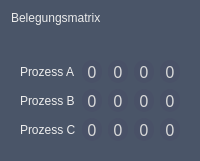
      <widget class="QGroupBox" name="groupBox">
       <property name="styleSheet">
        <string notr="true">boder: none;
background-color: rgb(74, 85, 104);
border-radius: 10px;</string>
       </property>
       <layout class="QVBoxLayout" name="verticalLayout_3">
        <item>
         <widget class="QLabel" name="Occupation_headline_label">
          <property name="styleSheet">
           <string notr="true">background-color: none;
color: rgb(235, 235, 235);
font: 18pt &quot;Futura Hv BT&quot;;
border-radius: 10px;</string>
          </property>
          <property name="text">
           <string>Belegungsmatrix</string>
          </property>
         </widget>
        </item>
        <item>
         <widget class="QFrame" name="occupation_frame">
          <property name="styleSheet">
           <string notr="true">background-color: none;</string>
          </property>
          <layout class="QGridLayout" name="gridLayout">
           <item row="1" column="0">
            <widget class="QLabel" name="Occupation_Process_A_Label">
             <property name="styleSheet">
              <string notr="true">background-color: none;
color: rgb(237, 237, 237);
font: 12pt &quot;Futura Bk BT&quot;;</string>
             </property>
             <property name="text">
              <string>Prozess A</string>
             </property>
            </widget>
           </item>
           <item row="2" column="0">
            <widget class="QLabel" name="Occupation_Process_B_Label">
             <property name="styleSheet">
              <string notr="true">background-color: none;
color: rgb(237, 237, 237);
font: 12pt &quot;Futura Bk BT&quot;;</string>
             </property>
             <property name="text">
              <string>Prozess B</string>
             </property>
            </widget>
           </item>
           <item row="0" column="2">
            <widget class="QLabel" name="Occupation_CD_Icon_label">
             <property name="styleSheet">
              <string notr="true">background-color: none;
image: url(:/resources/CD-ROM_Icon.png);</string>
             </property>
             <property name="text">
              <string/>
             </property>
            </widget>
           </item>
           <item row="2" column="2">
            <widget class="QLabel" name="B2_label_occupation">
             <property name="font">
              <font>
               <family>Futura PT</family>
               <pointsize>12</pointsize>
               <weight>62</weight>
               <italic>false</italic>
               <bold>true</bold>
              </font>
             </property>
             <property name="styleSheet">
              <string notr="true">color: rgb(217, 217, 217);
font: 500 12pt &quot;Futura PT&quot;;
background-color: rgb(73, 81, 103);</string>
             </property>
             <property name="text">
              <string>0</string>
             </property>
             <property name="alignment">
              <set>Qt::AlignCenter</set>
             </property>
            </widget>
           </item>
           <item row="1" column="1">
            <widget class="QLabel" name="A1_label_occupation">
             <property name="font">
              <font>
               <family>Futura PT</family>
               <pointsize>12</pointsize>
               <weight>62</weight>
               <italic>false</italic>
               <bold>true</bold>
              </font>
             </property>
             <property name="styleSheet">
              <string notr="true">color: rgb(217, 217, 217);
font: 500 12pt &quot;Futura PT&quot;;
background-color: rgb(73, 81, 103);</string>
             </property>
             <property name="text">
              <string>0</string>
             </property>
             <property name="alignment">
              <set>Qt::AlignCenter</set>
             </property>
            </widget>
           </item>
           <item row="1" column="2">
            <widget class="QLabel" name="A2_label_occupation">
             <property name="font">
              <font>
               <family>Futura PT</family>
               <pointsize>12</pointsize>
               <weight>62</weight>
               <italic>false</italic>
               <bold>true</bold>
              </font>
             </property>
             <property name="styleSheet">
              <string notr="true">color: rgb(217, 217, 217);
font: 500 12pt &quot;Futura PT&quot;;
background-color: rgb(73, 81, 103);</string>
             </property>
             <property name="text">
              <string>0</string>
             </property>
             <property name="alignment">
              <set>Qt::AlignCenter</set>
             </property>
            </widget>
           </item>
           <item row="3" column="4">
            <widget class="QLabel" name="C4_label_occupation">
             <property name="font">
              <font>
               <family>Futura PT</family>
               <pointsize>12</pointsize>
               <weight>62</weight>
               <italic>false</italic>
               <bold>true</bold>
              </font>
             </property>
             <property name="styleSheet">
              <string notr="true">color: rgb(217, 217, 217);
background-color: rgb(73, 81, 103);
font: 500 12pt &quot;Futura PT&quot;;</string>
             </property>
             <property name="text">
              <string>0</string>
             </property>
             <property name="alignment">
              <set>Qt::AlignCenter</set>
             </property>
            </widget>
           </item>
           <item row="1" column="4">
            <widget class="QLabel" name="A4_label_occupation">
             <property name="font">
              <font>
               <family>Futura PT</family>
               <pointsize>12</pointsize>
               <weight>62</weight>
               <italic>false</italic>
               <bold>true</bold>
              </font>
             </property>
             <property name="styleSheet">
              <string notr="true">color: rgb(217, 217, 217);
font: 500 12pt &quot;Futura PT&quot;;
background-color: rgb(73, 81, 103);</string>
             </property>
             <property name="text">
              <string>0</string>
             </property>
             <property name="alignment">
              <set>Qt::AlignCenter</set>
             </property>
            </widget>
           </item>
           <item row="2" column="4">
            <widget class="QLabel" name="B4_label_occupation">
             <property name="font">
              <font>
               <family>Futura PT</family>
               <pointsize>12</pointsize>
               <weight>62</weight>
               <italic>false</italic>
               <bold>true</bold>
              </font>
             </property>
             <property name="styleSheet">
              <string notr="true">color: rgb(217, 217, 217);
font: 500 12pt &quot;Futura PT&quot;;
background-color: rgb(73, 81, 103);</string>
             </property>
             <property name="text">
              <string>0</string>
             </property>
             <property name="alignment">
              <set>Qt::AlignCenter</set>
             </property>
            </widget>
           </item>
           <item row="1" column="3">
            <widget class="QLabel" name="A3_label_occupation">
             <property name="font">
              <font>
               <family>Futura PT</family>
               <pointsize>12</pointsize>
               <weight>62</weight>
               <italic>false</italic>
               <bold>true</bold>
              </font>
             </property>
             <property name="styleSheet">
              <string notr="true">color: rgb(217, 217, 217);
font: 500 12pt &quot;Futura PT&quot;;
background-color: rgb(73, 81, 103);</string>
             </property>
             <property name="text">
              <string>0</string>
             </property>
             <property name="alignment">
              <set>Qt::AlignCenter</set>
             </property>
            </widget>
           </item>
           <item row="3" column="1">
            <widget class="QLabel" name="C1_label_occupation">
             <property name="font">
              <font>
               <family>Futura PT</family>
               <pointsize>12</pointsize>
               <weight>62</weight>
               <italic>false</italic>
               <bold>true</bold>
              </font>
             </property>
             <property name="styleSheet">
              <string notr="true">color: rgb(217, 217, 217);
font: 500 12pt &quot;Futura PT&quot;;
background-color: rgb(73, 81, 103);</string>
             </property>
             <property name="text">
              <string>0</string>
             </property>
             <property name="alignment">
              <set>Qt::AlignCenter</set>
             </property>
            </widget>
           </item>
           <item row="0" column="4">
            <widget class="QLabel" name="Occupation_TapeDrive_Icon_label">
             <property name="styleSheet">
              <string notr="true">background-color: none;
image: url(:/resources/TapeDrive_Icon.png);</string>
             </property>
             <property name="text">
              <string/>
             </property>
            </widget>
           </item>
           <item row="2" column="1">
            <widget class="QLabel" name="B1_label_occupation">
             <property name="font">
              <font>
               <family>Futura PT</family>
               <pointsize>12</pointsize>
               <weight>62</weight>
               <italic>false</italic>
               <bold>true</bold>
              </font>
             </property>
             <property name="styleSheet">
              <string notr="true">color: rgb(217, 217, 217);
font: 500 12pt &quot;Futura PT&quot;;
background-color: rgb(73, 81, 103);</string>
             </property>
             <property name="text">
              <string>0</string>
             </property>
             <property name="alignment">
              <set>Qt::AlignCenter</set>
             </property>
            </widget>
           </item>
           <item row="2" column="3">
            <widget class="QLabel" name="B3_label_occupation">
             <property name="font">
              <font>
               <family>Futura PT</family>
               <pointsize>12</pointsize>
               <weight>62</weight>
               <italic>false</italic>
               <bold>true</bold>
              </font>
             </property>
             <property name="styleSheet">
              <string notr="true">color: rgb(217, 217, 217);
font: 500 12pt &quot;Futura PT&quot;;
background-color: rgb(73, 81, 103);</string>
             </property>
             <property name="text">
              <string>0</string>
             </property>
             <property name="alignment">
              <set>Qt::AlignCenter</set>
             </property>
            </widget>
           </item>
           <item row="0" column="1">
            <widget class="QLabel" name="Occupation_Printer_Icon_label">
             <property name="styleSheet">
              <string notr="true">background-color: none;
image: url(:/resources/Printer_Icon.png);</string>
             </property>
             <property name="text">
              <string/>
             </property>
            </widget>
           </item>
           <item row="3" column="2">
            <widget class="QLabel" name="C2_label_occupation">
             <property name="font">
              <font>
               <family>Futura PT</family>
               <pointsize>12</pointsize>
               <weight>62</weight>
               <italic>false</italic>
               <bold>true</bold>
              </font>
             </property>
             <property name="styleSheet">
              <string notr="true">color: rgb(217, 217, 217);
font: 500 12pt &quot;Futura PT&quot;;
background-color: rgb(73, 81, 103);</string>
             </property>
             <property name="text">
              <string>0</string>
             </property>
             <property name="alignment">
              <set>Qt::AlignCenter</set>
             </property>
            </widget>
           </item>
           <item row="3" column="3">
            <widget class="QLabel" name="C3_label_occupation">
             <property name="font">
              <font>
               <family>Futura PT</family>
               <pointsize>12</pointsize>
               <weight>62</weight>
               <italic>false</italic>
               <bold>true</bold>
              </font>
             </property>
             <property name="styleSheet">
              <string notr="true">color: rgb(217, 217, 217);
font: 500 12pt &quot;Futura PT&quot;;
background-color: rgb(73, 81, 103);</string>
             </property>
             <property name="text">
              <string>0</string>
             </property>
             <property name="alignment">
              <set>Qt::AlignCenter</set>
             </property>
            </widget>
           </item>
           <item row="3" column="0">
            <widget class="QLabel" name="Occupation_Process_C_Label">
             <property name="styleSheet">
              <string notr="true">background-color: none;
color: rgb(237, 237, 237);
font: 12pt &quot;Futura Bk BT&quot;;
</string>
             </property>
             <property name="text">
              <string>Prozess C</string>
             </property>
            </widget>
           </item>
           <item row="0" column="3">
            <widget class="QLabel" name="Occupation_Plotter_Icon_label">
             <property name="styleSheet">
              <string notr="true">background-color: none;
image: url(:/resources/Plotter_Icon.png);</string>
             </property>
             <property name="text">
              <string/>
             </property>
            </widget>
           </item>
          </layout>
         </widget>
        </item>
       </layout>
      </widget>
